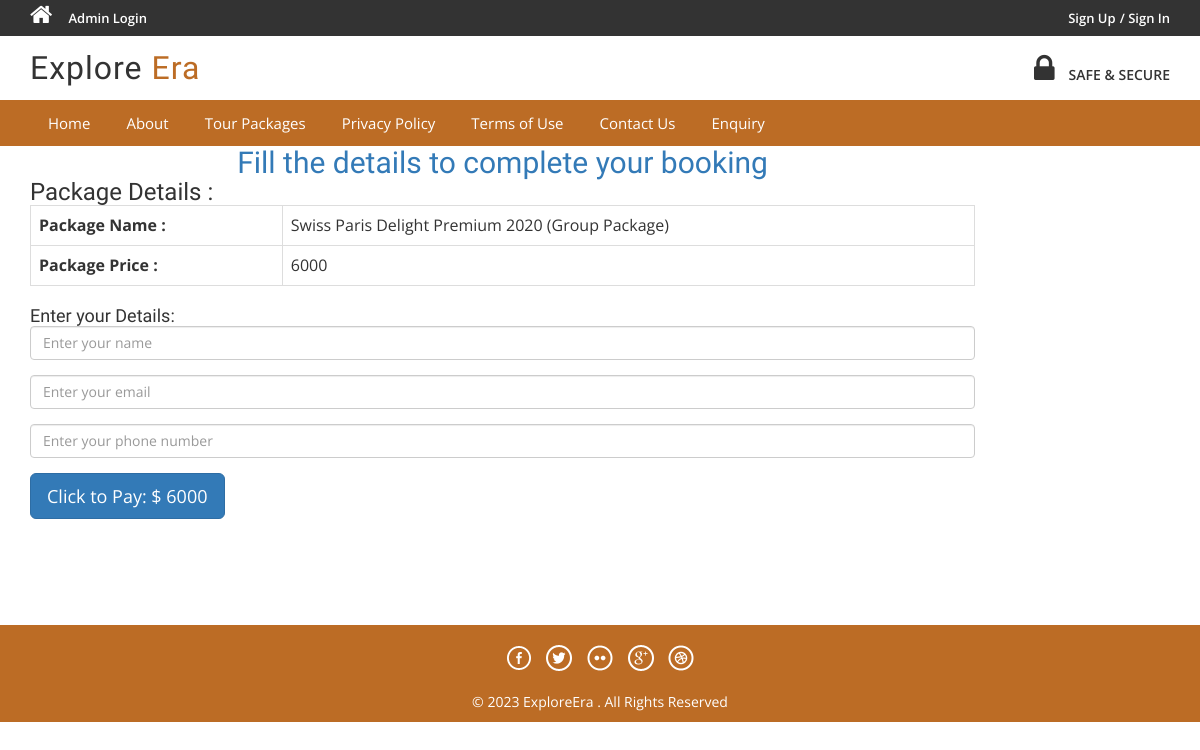
Screenshot of /booking.php?bkid=1 with the database file from the repository.
### tables this page shows
CREATE TABLE `tblbooking` (
  `BookingId` int(11) NOT NULL,
  `PackageId` int(11) DEFAULT NULL,
  `UserEmail` varchar(100) DEFAULT NULL,
  `FromDate` varchar(100) DEFAULT NULL,
  `ToDate` varchar(100) DEFAULT NULL,
  `Comment` mediumtext DEFAULT NULL,
  `RegDate` timestamp NULL DEFAULT current_timestamp(),
  `status` int(11) DEFAULT NULL,
  `CancelledBy` varchar(5) DEFAULT NULL,
  `UpdationDate` timestamp NULL DEFAULT NULL ON UPDATE current_timestamp(),
  `cancelReason` text DEFAULT NULL,
  `PaymentStatus` varchar(50) DEFAULT NULL
);

CREATE TABLE `tbltourpackages` (
  `PackageId` int(11) NOT NULL,
  `PackageName` varchar(200) DEFAULT NULL,
  `PackageType` varchar(150) DEFAULT NULL,
  `PackageLocation` varchar(100) DEFAULT NULL,
  `PackagePrice` int(11) DEFAULT NULL,
  `PackageFetures` varchar(255) DEFAULT NULL,
  `PackageDetails` mediumtext DEFAULT NULL,
  `PackageImage` varchar(100) DEFAULT NULL,
  `Creationdate` timestamp NULL DEFAULT current_timestamp(),
  `UpdationDate` timestamp NULL DEFAULT NULL ON UPDATE current_timestamp()
);

### booking.php (the view, shortened to what this page needs)
<?php
include('includes/config.php');
$packageName = '';
$packagePrice = '';
if (isset($_GET['bkid'])) {
    $bookingId = $_GET['bkid'];
    $sql = "SELECT tp.PackageName, tp.PackagePrice, b.status
            FROM tbltourpackages tp
            JOIN tblbooking b ON tp.PackageId = b.PackageId
            WHERE b.BookingId = :BookingId";
    $stmt = $dbh->prepare($sql);
    $stmt->bindParam(':BookingId', $bookingId, PDO::PARAM_INT);
    $stmt->execute();
    $row = $stmt->fetch(PDO::FETCH_ASSOC);
    if ($row) {
        $packageName = $row['PackageName'];
        $packagePrice = $row['PackagePrice'];
        $bookingStatus = $row['status'];
    }
}
$paymentCompleted = isset($_GET['payment_success']) && $_GET['payment_success'] === 'true' && $bookingStatus == 1;
?>
<!DOCTYPE HTML>
<html>
<head>
    <link href="css/bootstrap.css" rel='stylesheet' type='text/css' />
    <link href="css/style.css" rel='stylesheet' type='text/css' />
    <link href="css/font-awesome.css" rel="stylesheet">
    <link href="css/animate.css" rel="stylesheet" type="text/css" media="all">
</head>
<body>
    <?php include('includes/header.php');?>
    <div class="container">
        <div class="row justify-content-center">
            <div class="col-md-10 mb-5">
                <h2 class="text-center p-2 text-primary">Fill the details to complete your booking</h2>
                <h3>Package Details : </h3>
                <table class="table table-bordered" width="500px">
                    <tr>
                        <th>Package Name :</th>
                        <td><?php echo $packageName; ?></td>
                    </tr>
                    <tr>
                        <th>Package Price :</th>
                        <td><?php echo $packagePrice; ?></td>
                    </tr>
                </table>
                <h4>Enter your Details: </h4>
                <form action="process_payment.php" method="post" id="payment-form">
                    <div class="form-group">
                        <input type="text" name="name" class="form-control" placeholder="Enter your name" required>
                    </div>
                    <div class="form-group">
                        <input type="email" name="email" class="form-control" placeholder="Enter your email" required>
                    </div>
                    <div class="form-group">
                        <input type="tel" name="phone" class="form-control" placeholder="Enter your phone number" required>
                    </div>
                    <div class="form-group">
                        <?php if ($paymentCompleted) : ?>
                            <button type="button" class="btn btn-success btn-lg" disabled>Paid</button>
                        <?php else : ?>
                            <button type="submit" id="payButton" class="btn btn-primary btn-lg">Click to Pay: $ <?php echo $packagePrice; ?></button>
                        <?php endif; ?>
                    </div>
                </form>
            </div>
        </div>
    </div>
    <br><br><br><br>
    <?php include('includes/footer.php');?>
</body>
</html>

### rows the page displays
tblbooking: PackageId.PackageName "Swiss Paris Delight Premium 2020 (Group Package)", PackageId.PackagePrice "6000"
